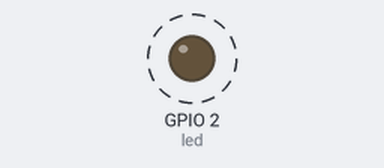
The program below on a simulated ESP8266 board running MicroPython. Parts: output pins drawn as LEDs (lit = HIGH, except the on-board LED, lit = LOW). Dashed ring = blinking.

Above: at 0.2 s.
Timing chart, 0 to 3.0 s (numbered marks = the images above):
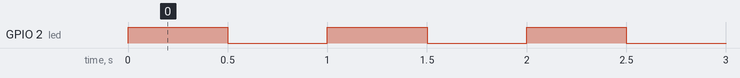

Measured:
- by itself, GPIO 2 (led): alternates HIGH for 0.50 s and LOW for 0.50 s

The program:

main.py
```python
'''
Liga e desliga o Led Interno de um Nodemcu (ESP32 ou ESP8266)
por meio segundo repetidamente.
'''

from machine import Pin
from time import sleep

#cria o objeto led que usa o pino 2 (led interno) como saída
led = Pin(2, Pin.OUT)

#executa o loop infinito modificando o valor de led
while True:
    led.value(not led.value()) #altera o valor do led
    sleep(0.5) #aguarda meio segundo

#para interromper a execução basta pressional CTRL+C no Shell
```
